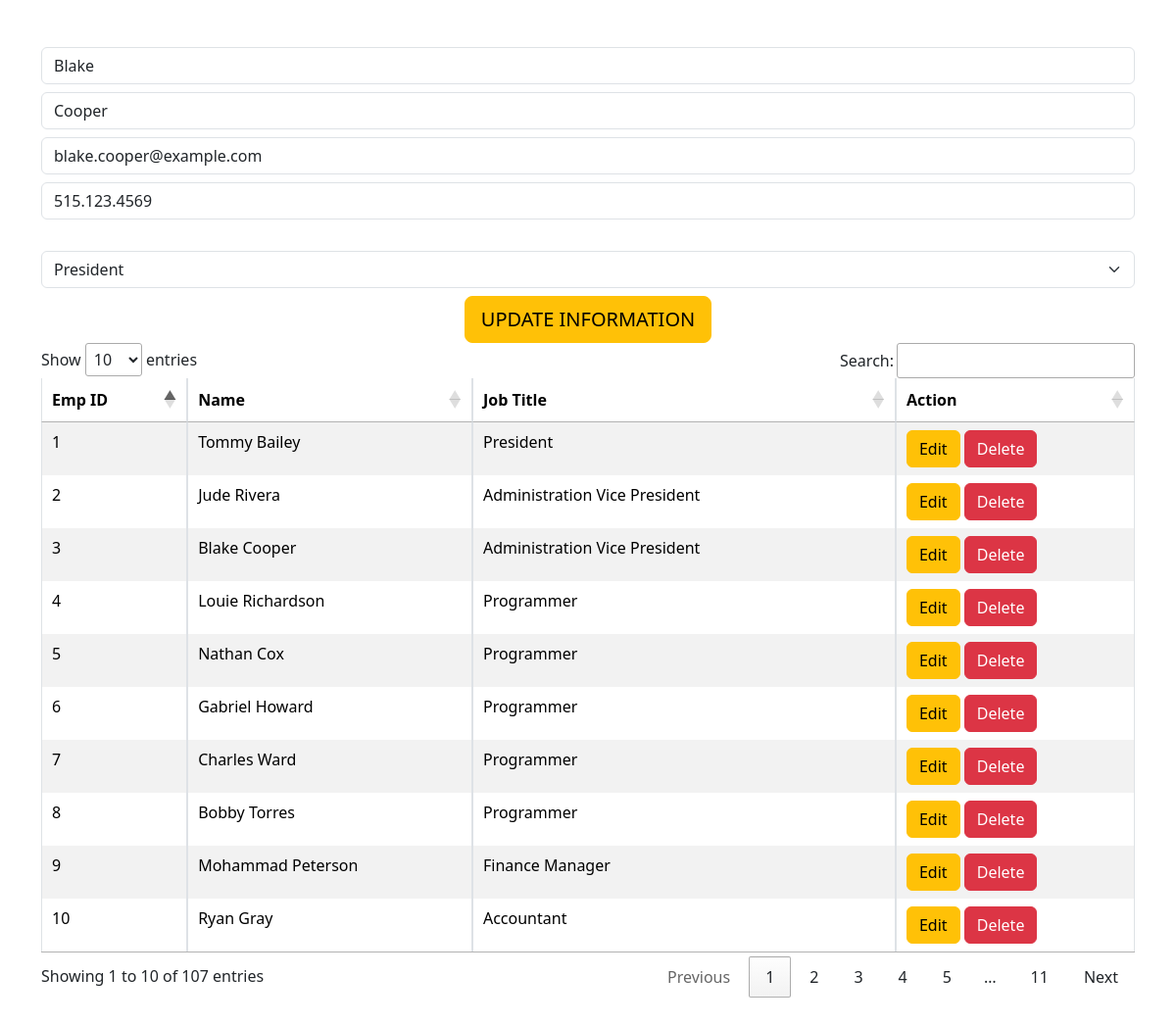
The app's page /index.php?token=3 with its own data.
### tables this page shows
CREATE TABLE `employees`
(
    `EmployeeID`    INT AUTO_INCREMENT PRIMARY KEY,
    `EmployeeFN`    TEXT,
    `EmployeeLN`    TEXT,
    `EmployeeEmail` TEXT,
    `EmployeePhone` TEXT,
    `HireDate`      TEXT,
    `ManagerID`     INT,
    `JobTitle`      TEXT
);

### index.php (the view, shortened to what this page needs)
<?php
include('config.php');
$tag = '';
$query = "SELECT EmployeeID, EmployeeFN, EmployeeLN, JobTitle FROM employees";
if ($rs = $conn->query($query)) {
    if ($rs->num_rows > 0) {
        while ($row = $rs->fetch_assoc()) {
            $tag .= '<tr>';
            $tag .= '<td>' . $row['EmployeeID'] . '</td>';
            $tag .= '<td>' . $row['EmployeeFN'] . ' ' . $row['EmployeeLN'] . '</td>';
            $tag .= '<td>' . $row['JobTitle'] . '</td>';
            $tag .= '<td>
						<a class="btn btn-warning" href="index.php?token=' . $row['EmployeeID'] . '"> Edit</a>
						<a class="btn btn-danger" href="delete.php?token=' . $row['EmployeeID'] . '"> Delete</a>
						</td>';
            $tag .= '</tr>';
        }
    } else {
        $tag = "No record(s) Found!";
    }
} else {
    echo $conn->error;
}
$Fname = '';
$Lname = '';
$Email = '';
$Phone = '';
if (isset($_GET['token'])) {
    $id = $_GET['token'];
    $query = "SELECT * FROM employees WHERE EmployeeID=$id";
    if ($rs = $conn->query($query)) {
        if ($rs->num_rows > 0) {
            $row = $rs->fetch_assoc();
            $Fname = $row['EmployeeFN'];
            $Lname = $row['EmployeeLN'];
            $Email = $row['EmployeeEmail'];
            $Phone = $row['EmployeePhone'];
        }
    } else {
        echo $conn->error;
    }
    $btn = '<input class="btn btn-warning btn-lg" type="submit" name="btnUpdate" value="UPDATE INFORMATION">';
} else {
    $btn = '<input class="btn btn-primary btn-lg" type="submit" name="btnSubmit" value="SAVE INFORMATION">';
}
?>
<!DOCTYPE html>
<html lang="en" dir="ltr">
<head>
    <link href="https://cdn.jsdelivr.net/npm/bootstrap@5.3.2/dist/css/bootstrap.min.css" rel="stylesheet"
>
    <link rel="stylesheet" href="https://cdn.datatables.net/1.13.6/css/jquery.dataTables.css"/>
</head>
<body class="container my-5">
    <center>
        <form action="<?php echo (isset($id)) ? 'update.php' : 'add.php' ?>" method="POST">
            <input class="form-control mb-2" type="text" name="Fname" placeholder="Enter First Name" value="<?= $Fname ?>"
                   required>
            <input class="form-control mb-2" type="text" name="Lname" placeholder="Enter Last Name" value="<?= $Lname ?>"
                   required>
            <input class="form-control mb-2" type="email" name="Email" placeholder="Enter Email" value="<?= $Email ?>" required>
            <input class="form-control mb-2" type="text" name="Phone" placeholder="Enter Contact No" value="<?= $Phone ?>" required><br/>
            <select class="form-select mb-2" name="JobTitle">
                <?php
                $query = "SELECT DISTINCT(JobTitle) FROM employees";
                if ($rs = $conn->query($query)) {
                    while ($row = $rs->fetch_assoc()) {
                        echo '<option value="' . $row['JobTitle'] . '">' . $row['JobTitle'] . '</option>';
                    }
                } else {
                    echo $conn->error;
                }
                ?>
            </select>
            <?php
            echo $btn;
            ?>
        </form>
        <table class="table table-bordered table-hover table-striped" id="employeesTb">
            <thead>
            <tr>
                <th>Emp ID</th>
                <th>Name</th>
                <th>Job Title</th>
                <th>Action</th>
            </tr>
            </thead>
            <tbody  class="table-group-divider">
            <?php echo $tag; ?>
            </tbody>
        </table>
    </center>
</body>
</html>

### records on screen
employees: Fname "Blake", Lname "Cooper", Email "blake.cooper@example.com", Phone "515.123.4569", EmployeeID "3", EmployeeFN "Blake", EmployeeLN "Cooper", JobTitle "Administration Vice President"
employees: EmployeeID "1", EmployeeFN "Tommy", EmployeeLN "Bailey", JobTitle "President"
employees: EmployeeID "2", EmployeeFN "Jude", EmployeeLN "Rivera", JobTitle "Administration Vice President"
employees: EmployeeID "4", EmployeeFN "Louie", EmployeeLN "Richardson", JobTitle "Programmer"
employees: EmployeeID "5", EmployeeFN "Nathan", EmployeeLN "Cox", JobTitle "Programmer"
employees: EmployeeID "6", EmployeeFN "Gabriel", EmployeeLN "Howard", JobTitle "Programmer"
employees: EmployeeID "7", EmployeeFN "Charles", EmployeeLN "Ward", JobTitle "Programmer"
employees: EmployeeID "8", EmployeeFN "Bobby", EmployeeLN "Torres", JobTitle "Programmer"
employees: EmployeeID "9", EmployeeFN "Mohammad", EmployeeLN "Peterson", JobTitle "Finance Manager"
employees: EmployeeID "10", EmployeeFN "Ryan", EmployeeLN "Gray", JobTitle "Accountant"

### other values on screen
form field JobTitle "President"
